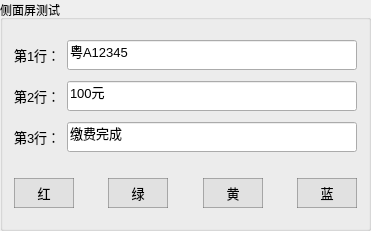
       <widget class="QGroupBox" name="groupBox_14">
        <property name="geometry">
         <rect>
          <x>290</x>
          <y>0</y>
          <width>371</width>
          <height>231</height>
         </rect>
        </property>
        <property name="title">
         <string>侧面屏测试</string>
        </property>
        <layout class="QGridLayout" name="gridLayout_13">
         <item row="0" column="0">
          <layout class="QVBoxLayout" name="verticalLayout_16">
           <item>
            <layout class="QHBoxLayout" name="horizontalLayout_79">
             <property name="bottomMargin">
              <number>5</number>
             </property>
             <item>
              <widget class="QLabel" name="label_line1_Exit">
               <property name="minimumSize">
                <size>
                 <width>0</width>
                 <height>30</height>
                </size>
               </property>
               <property name="font">
                <font>
                 <pointsize>10</pointsize>
                </font>
               </property>
               <property name="text">
                <string>第1行：</string>
               </property>
              </widget>
             </item>
             <item>
              <widget class="QLineEdit" name="lineEdit_line1_Exit">
               <property name="minimumSize">
                <size>
                 <width>0</width>
                 <height>30</height>
                </size>
               </property>
               <property name="font">
                <font>
                 <pointsize>10</pointsize>
                </font>
               </property>
               <property name="text">
                <string>粤A12345</string>
               </property>
              </widget>
             </item>
            </layout>
           </item>
           <item>
            <layout class="QHBoxLayout" name="horizontalLayout_80">
             <property name="bottomMargin">
              <number>5</number>
             </property>
             <item>
              <widget class="QLabel" name="label_line2_Exit">
               <property name="minimumSize">
                <size>
                 <width>0</width>
                 <height>30</height>
                </size>
               </property>
               <property name="font">
                <font>
                 <pointsize>10</pointsize>
                </font>
               </property>
               <property name="text">
                <string>第2行：</string>
               </property>
              </widget>
             </item>
             <item>
              <widget class="QLineEdit" name="lineEdit_line2_Exit">
               <property name="minimumSize">
                <size>
                 <width>0</width>
                 <height>30</height>
                </size>
               </property>
               <property name="font">
                <font>
                 <pointsize>10</pointsize>
                </font>
               </property>
               <property name="text">
                <string>100元</string>
               </property>
              </widget>
             </item>
            </layout>
           </item>
           <item>
            <layout class="QHBoxLayout" name="horizontalLayout_81">
             <property name="bottomMargin">
              <number>5</number>
             </property>
             <item>
              <widget class="QLabel" name="label_line3_Exit">
               <property name="minimumSize">
                <size>
                 <width>0</width>
                 <height>30</height>
                </size>
               </property>
               <property name="font">
                <font>
                 <pointsize>10</pointsize>
                </font>
               </property>
               <property name="text">
                <string>第3行：</string>
               </property>
              </widget>
             </item>
             <item>
              <widget class="QLineEdit" name="lineEdit_line3_Exit">
               <property name="minimumSize">
                <size>
                 <width>0</width>
                 <height>30</height>
                </size>
               </property>
               <property name="font">
                <font>
                 <pointsize>10</pointsize>
                </font>
               </property>
               <property name="text">
                <string>缴费完成</string>
               </property>
              </widget>
             </item>
            </layout>
           </item>
           <item>
            <layout class="QHBoxLayout" name="horizontalLayout_86">
             <item>
              <layout class="QHBoxLayout" name="horizontalLayout_87">
               <property name="topMargin">
                <number>15</number>
               </property>
               <item>
                <widget class="QPushButton" name="button_displayColor_Red_Exit">
                 <property name="minimumSize">
                  <size>
                   <width>60</width>
                   <height>30</height>
                  </size>
                 </property>
                 <property name="font">
                  <font>
                   <pointsize>10</pointsize>
                  </font>
                 </property>
                 <property name="styleSheet">
                  <string notr="true">QPushButton{
	border-style:solid;
	border-width:1px;
	color: rgb(0, 0, 0);
	background-color: rgba(225, 225, 225);
	border-color:rgba(100, 100, 100, 120);
}

QPushButton:hover{
	color:rgba(0,0,0,200);
	background-color:rgb(240, 248, 248);
	border-color: rgb(0, 150, 250);
}

QPushButton:pressed{
	border-style:inset;
	color:rgba(0,0,0,150);
	background-color: rgba(225, 225, 225);
	border-color: rgba(0, 163, 245);
}</string>
                 </property>
                 <property name="text">
                  <string>红</string>
                 </property>
                </widget>
               </item>
               <item>
                <spacer name="horizontalSpacer_22">
                 <property name="orientation">
                  <enum>Qt::Horizontal</enum>
                 </property>
                 <property name="sizeHint" stdset="0">
                  <size>
                   <width>40</width>
                   <height>20</height>
                  </size>
                 </property>
                </spacer>
               </item>
               <item>
                <widget class="QPushButton" name="button_displayColor_Green_Exit">
                 <property name="minimumSize">
                  <size>
                   <width>60</width>
                   <height>30</height>
                  </size>
                 </property>
                 <property name="font">
                  <font>
                   <pointsize>10</pointsize>
                  </font>
                 </property>
                 <property name="styleSheet">
                  <string notr="true">QPushButton{
	border-style:solid;
	border-width:1px;
	color: rgb(0, 0, 0);
	background-color: rgba(225, 225, 225);
	border-color:rgba(100, 100, 100, 120);
}

QPushButton:hover{
	color:rgba(0,0,0,200);
	background-color:rgb(240, 248, 248);
	border-color: rgb(0, 150, 250);
}

QPushButton:pressed{
	border-style:inset;
	color:rgba(0,0,0,150);
	background-color: rgba(225, 225, 225);
	border-color: rgba(0, 163, 245);
}</string>
                 </property>
                 <property name="text">
                  <string>绿</string>
                 </property>
                </widget>
               </item>
               <item>
                <spacer name="horizontalSpacer_45">
                 <property name="orientation">
                  <enum>Qt::Horizontal</enum>
                 </property>
                 <property name="sizeHint" stdset="0">
                  <size>
                   <width>40</width>
                   <height>20</height>
                  </size>
                 </property>
                </spacer>
               </item>
               <item>
                <widget class="QPushButton" name="button_displayColor_Yellow_Exit">
                 <property name="minimumSize">
                  <size>
                   <width>60</width>
                   <height>30</height>
                  </size>
                 </property>
                 <property name="font">
                  <font>
                   <pointsize>10</pointsize>
                  </font>
                 </property>
                 <property name="styleSheet">
                  <string notr="true">QPushButton{
	border-style:solid;
	border-width:1px;
	color: rgb(0, 0, 0);
	background-color: rgba(225, 225, 225);
	border-color:rgba(100, 100, 100, 120);
}

QPushButton:hover{
	color:rgba(0,0,0,200);
	background-color:rgb(240, 248, 248);
	border-color: rgb(0, 150, 250);
}

QPushButton:pressed{
	border-style:inset;
	color:rgba(0,0,0,150);
	background-color: rgba(225, 225, 225);
	border-color: rgba(0, 163, 245);
}</string>
                 </property>
                 <property name="text">
                  <string>黄</string>
                 </property>
                </widget>
               </item>
               <item>
                <spacer name="horizontalSpacer_46">
                 <property name="orientation">
                  <enum>Qt::Horizontal</enum>
                 </property>
                 <property name="sizeHint" stdset="0">
                  <size>
                   <width>40</width>
                   <height>20</height>
                  </size>
                 </property>
                </spacer>
               </item>
               <item>
                <widget class="QPushButton" name="button_displayColor_Blue_Exit">
                 <property name="minimumSize">
                  <size>
                   <width>60</width>
                   <height>30</height>
                  </size>
                 </property>
                 <property name="font">
                  <font>
                   <pointsize>10</pointsize>
                  </font>
                 </property>
                 <property name="styleSheet">
                  <string notr="true">QPushButton{
	border-style:solid;
	border-width:1px;
	color: rgb(0, 0, 0);
	background-color: rgba(225, 225, 225);
	border-color:rgba(100, 100, 100, 120);
}

QPushButton:hover{
	color:rgba(0,0,0,200);
	background-color:rgb(240, 248, 248);
	border-color: rgb(0, 150, 250);
}

QPushButton:pressed{
	border-style:inset;
	color:rgba(0,0,0,150);
	background-color: rgba(225, 225, 225);
	border-color: rgba(0, 163, 245);
}</string>
                 </property>
                 <property name="text">
                  <string>蓝</string>
                 </property>
                </widget>
               </item>
              </layout>
             </item>
            </layout>
           </item>
          </layout>
         </item>
        </layout>
       </widget>
